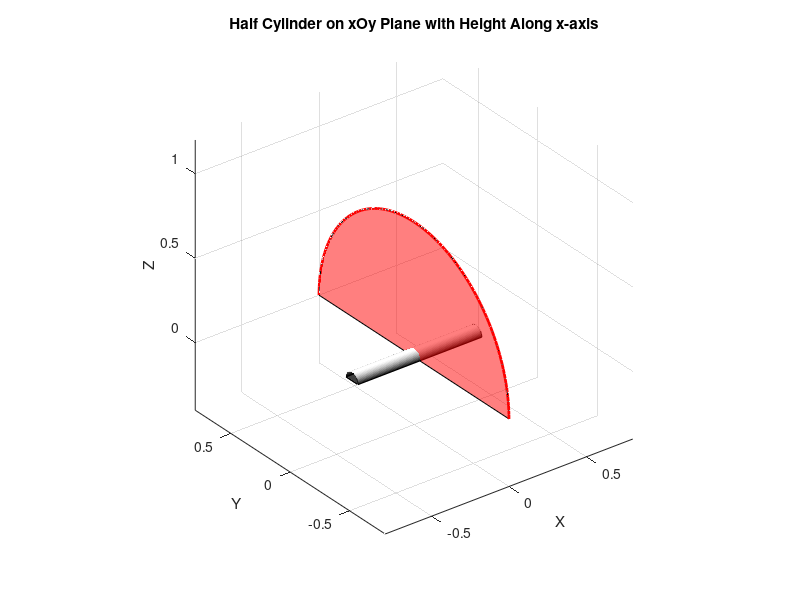

Here is the MATLAB script that generated this plot: (Note: this script raises an error after producing the figure.)
% Parameters
radius = 0.05; % Radius of the cylinder
length = 0.8; % "Height" of the cylinder, but it's along the x-axis in this orientation

% Angles for the semicircle (half cylinder)
theta = linspace(0, pi, 50);

% Length along the cylinder's axis (x-axis in this case)
X = linspace(-length/2, length/2, 50);
 
% Generate mesh for cylinder
[Theta, X] = meshgrid(theta, X); % Create a grid of theta and x values
Y = radius * cos(Theta); % Y coordinates
Z = radius * sin(Theta); % Z coordinates, upwards
C = Z./Y;
% Plot the half cylinder
figure;
surf(X, Y, Z, 'LineStyle', 'none'); % Plotting the surface
colormap("gray")
hold on; % Keep the plot for adding more graphics
axis equal; % Keep the aspect ratio equal
xlabel('X');
ylabel('Y');
zlabel('Z');
title('Half Cylinder on xOy Plane with Height Along x-axis');

% Define and plot the rectangle (base)
rectX = [-length/2, length/2, length/2, -length/2];
rectY = [-radius, -radius, radius, radius];
rectZ = [0, 0, 0, 0]; % Since it's on the xOy plane, Z is 0 for all points
fill3(rectX, rectY, rectZ, 'k', 'FaceAlpha', 0.5); % Adding the rectangle as the base

% Fill the half-circles at each end
theta_fill = linspace(0, pi, 100); % More points for a smoother half-circle
x0 = -length/2; % Starting x position for the first half-circle
x1 = length/2; % Ending x position for the second half-circle

% Coordinates for the first half-circle (start)
y0 = radius * cos(theta_fill);
z0 = radius * sin(theta_fill);
fill3(x0*ones(size(theta_fill)), y0, z0, 'k', 'FaceAlpha', 0.5);

% Coordinates for the second half-circle (end)
y1 = radius * cos(theta_fill);
z1 = radius * sin(theta_fill);
fill3(x1*ones(size(theta_fill)), y1, z1, 'k', 'FaceAlpha', 0.5);

% Parameters for the half circle
radius = 0.8;
theta = linspace(0, pi, 100); % Half circle from 0 to pi

% Coordinates for the half circle on yOz plane
Y = radius * cos(theta); % Y-axis
Z = radius * sin(theta); % Z-axis
y1 = radius * cos(theta_fill);
z1 = radius * sin(theta_fill);
fill3(zeros(size(theta_fill)), y1, z1, 'r', 'FaceAlpha', 0.5);
% Plotting
plot3(zeros(size(Y)), Y, Z, 'r', 'LineWidth',2); % Plotting in blue

% Plot 3d dRP
exp_para_plot.th_max = 65;
exp_para_plot.th_min = 8;
exp_para_plot.th_num = 58;
exp_para_plot.ph_min = 0;
exp_para_plot.ph_max = 359;
exp_para_plot.ph_num = 360;
exp_para_plot.faceting = [1 0 0];
exp_para_plot.fitting_para = [1, 0.6, 18, 6, 0.8, 8];
drpsim_tmp = DRPsim(-5,45,0,exp_para_plot); % the matrix in form of th_num * ph_num
theta = repmat(linspace(exp_para_plot.th_min, exp_para_plot.th_max, exp_para_plot.th_num)',1,exp_para_plot.ph_num+1);
phi = repmat(0:360/exp_para_plot.ph_num:360,exp_para_plot.th_num,1);
x = cosd(theta).*cosd(phi);
y = cosd(theta).*sind(phi);
z = sind(theta);
CC = [drpsim_tmp, drpsim_tmp(:,1)];
surf(x,y,z,CC,'EdgeColor','none','FaceAlpha',0.4);
axis equal
colormap('jet')
quiver3([0 0 0],[0 0 0],[0 0 0],[1.3 0 0],[0 1.3 0],[0 0 1.3],'k-','LineWidth',2,'MaxHeadSize',0.6)
% zlim([zsurf 1.3])
% xlim([-1 1.3])
% ylim([-1 1.3])
view(130,20)

hold off; % Release the plot
set(gca,"Visible",'off')
exportgraphics(gcf,"/Users/chenyangzhu/Desktop/curveDRMfigures/edge3Dschematic.tif",Resolution=300)